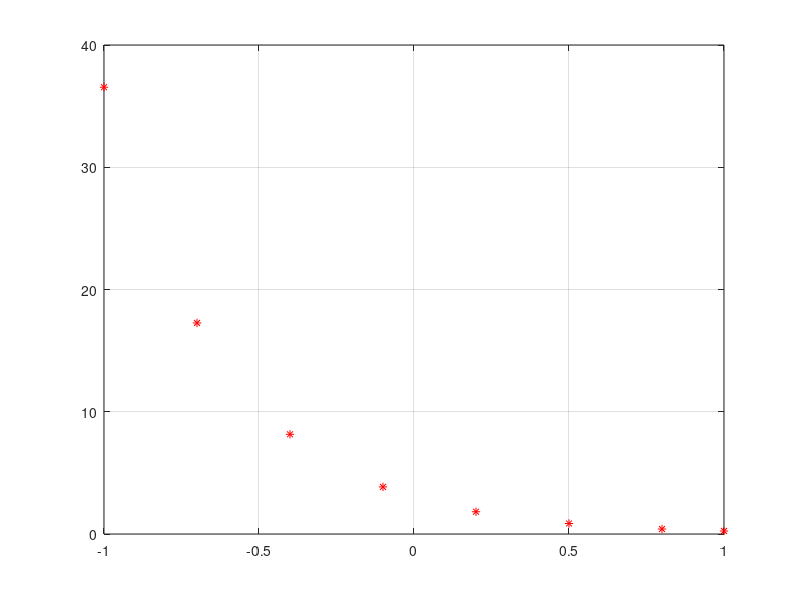

This chart was generated by the following MATLAB code: (Note: this script raises an error after producing the figure.)
clear all;
close all;
clc;

# Dados

x = [-1 -0.7 -0.4 -0.1 0.2 0.5 0.8 1];
y = [36.547 17.264 8.155 3.852 1.820 0.860 0.406 0.246];

# plotar
figure(1)
plot(x,y,'*r');
grid on;
xlabel('')
ylabel('')

z = log(y);

##[a1, a0] = LinearRegression(x,y);
[a1, a0] = LinearRegression(x,z);

#yy = a1.*x+a0;
m = a1;
b=exp(a0);

##  opcional
xx = linspace(-1,1,50);

##yy = b.*exp(m.*x);
yy = b.*exp(m.*xx);

hold on
##plot(x,yy)
plot(xx,yy,'m')
legend('Dados', 'Ajuste')

fprintf('Os valores de a0 e a1 são %f e %f', b, m)